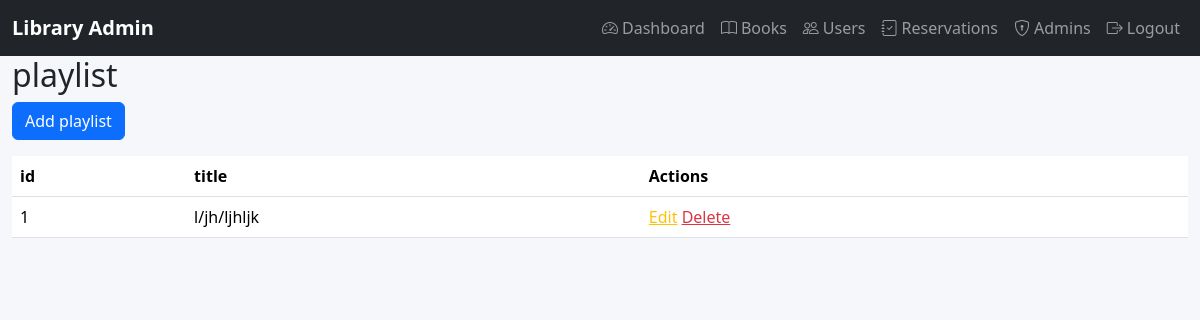
Page /view/Admin/playlist/index.php on the earlier database version.
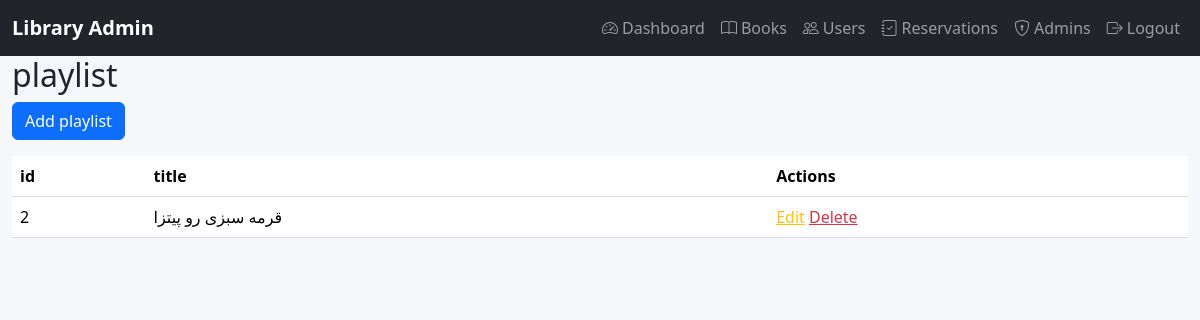
Same page on the later database version.
### tables this page shows
CREATE TABLE `playlist` (
  `id` int(11) NOT NULL,
  `title` varchar(255) NOT NULL,
  `created_at` timestamp NOT NULL DEFAULT current_timestamp(),
  `updated_at` timestamp NULL DEFAULT NULL
);

### functions/helpers.php (called while the page is built, shortened)
<?php
function url_get($url , $id){
    return trim(BASE_URL," /"). "/".trim ($url,"/")."?id=$id";
}
function assets($path){
    return trim(BASE_URL," /"). "/public". "/".trim ($path,"/");
}
?>

### view/Admin/playlist/index.php (the view, shortened to what this page needs)
<?php
require_once "../layouts/header.php";
$playlist = $conn->query("SELECT * FROM `playlist`")->fetchAll();
?>
<div class="container">
    <h2>playlist</h2>
    <a href="../../../controller/playlist/insertplaylist.php" class="btn btn-primary mb-3">Add playlist</a>
    <table class="table">
        <thead>
            <tr>
                <th>id</th>
                <th>title</th>
                <th>Actions</th>
            </tr>
        </thead>
        <tbody>
            <?php foreach ($playlist as $playlist) { ?>
                <tr>
                    <td><?= $playlist['id'] ?></td>
                    <td><?= $playlist['title'] ?></td>
                    <td>
                    <a href="<?= url_get('view/Admin/playlist/update.php', $playlist['id']) ?>" class="text-warning">Edit</a>
                        <a href="../../../controller/playlist/deleteplaylist.php?id=<?= $playlist['id'] ?>" class="text-danger" onclick="return confirm('Are you sure you want to delete this artist?')">Delete</a>
                    </td>
                </tr>
            <?php
            }
            ?>
        </tbody>
    </table>
</div>

### view/Admin/layouts/header.php (shortened to what this page needs)
<?php
require_once "../../../functions/helpers.php";
?>
<!doctype html>
<html lang="en">
<head>
    <link href="https://cdn.jsdelivr.net/npm/bootstrap@5.3.3/dist/css/bootstrap.min.css" rel="stylesheet">
    <link href="https://cdn.jsdelivr.net/npm/bootstrap-icons@1.11.3/font/bootstrap-icons.css" rel="stylesheet">
    <link href="<?=assets('/assets/css/styles.css') ?>" rel="stylesheet">
</head>
<body>
    <nav class="navbar navbar-expand-lg navbar-dark bg-dark">
        <div class="container-fluid">
            <a class="navbar-brand fw-bold" href="dashboard.html">Library Admin</a>
            <div class="collapse navbar-collapse" id="topnav">
                <ul class="navbar-nav ms-auto mb-2 mb-lg-0">
                    <li class="nav-item"><a class="nav-link" href="dashboard.html"><i class="bi bi-speedometer2 me-1"></i>Dashboard</a></li>
                    <li class="nav-item"><a class="nav-link" href="books.html"><i class="bi bi-book me-1"></i>Books</a></li>
                    <li class="nav-item"><a class="nav-link" href="users.html"><i class="bi bi-people me-1"></i>Users</a></li>
                    <li class="nav-item"><a class="nav-link" href="reservations.html"><i class="bi bi-journal-check me-1"></i>Reservations</a></li>
                    <li class="nav-item"><a class="nav-link" href="admins.html"><i class="bi bi-shield-lock me-1"></i>Admins</a></li>
                    <li class="nav-item"><a class="nav-link" href="login.html"><i class="bi bi-box-arrow-right me-1"></i>Logout</a></li>
                </ul>
            </div>
        </div>
    </nav>
    <div class="container-fluid">
        <div class="row">

### public/assets/css/styles.css (style rules this page uses)
:root { --radius: 1rem }
body { background-color: #f6f7fb }
.table thead th { white-space: nowrap }

Differences in the rows shown:
removed playlist: id "1", title "l/jh/ljhljk"
added playlist: id "2", title "قرمه سبزی رو پیتزا"
